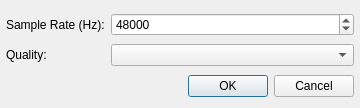
<?xml version="1.0" encoding="UTF-8"?>
<ui version="4.0">
 <class>SettingsDialog</class>
 <widget class="QDialog" name="SettingsDialog">
  <property name="geometry">
   <rect>
    <x>0</x>
    <y>0</y>
    <width>360</width>
    <height>108</height>
   </rect>
  </property>
  <property name="windowTitle">
   <string>SoX Resampler Plugin Settings</string>
  </property>
  <layout class="QGridLayout" name="gridLayout">
   <property name="leftMargin">
    <number>6</number>
   </property>
   <property name="rightMargin">
    <number>6</number>
   </property>
   <property name="bottomMargin">
    <number>6</number>
   </property>
   <item row="0" column="0">
    <widget class="QLabel" name="label">
     <property name="text">
      <string>Sample Rate (Hz):</string>
     </property>
    </widget>
   </item>
   <item row="0" column="1" colspan="2">
    <widget class="QSpinBox" name="srSpinBox">
     <property name="maximum">
      <number>96000</number>
     </property>
     <property name="singleStep">
      <number>100</number>
     </property>
     <property name="value">
      <number>48000</number>
     </property>
    </widget>
   </item>
   <item row="1" column="0">
    <widget class="QLabel" name="label_2">
     <property name="text">
      <string>Quality:</string>
     </property>
    </widget>
   </item>
   <item row="1" column="1" colspan="2">
    <widget class="QComboBox" name="qualityComboBox"/>
   </item>
   <item row="2" column="0" colspan="2">
    <spacer>
     <property name="orientation">
      <enum>Qt::Horizontal</enum>
     </property>
     <property name="sizeHint" stdset="0">
      <size>
       <width>228</width>
       <height>24</height>
      </size>
     </property>
    </spacer>
   </item>
   <item row="2" column="2">
    <widget class="QDialogButtonBox" name="buttonBox">
     <property name="sizePolicy">
      <sizepolicy hsizetype="Maximum" vsizetype="Fixed">
       <horstretch>0</horstretch>
       <verstretch>0</verstretch>
      </sizepolicy>
     </property>
     <property name="standardButtons">
      <set>QDialogButtonBox::Cancel|QDialogButtonBox::Ok</set>
     </property>
    </widget>
   </item>
  </layout>
 </widget>
 <resources/>
 <connections>
  <connection>
   <sender>buttonBox</sender>
   <signal>accepted()</signal>
   <receiver>SettingsDialog</receiver>
   <slot>accept()</slot>
   <hints>
    <hint type="sourcelabel">
     <x>270</x>
     <y>76</y>
    </hint>
    <hint type="destinationlabel">
     <x>91</x>
     <y>88</y>
    </hint>
   </hints>
  </connection>
  <connection>
   <sender>buttonBox</sender>
   <signal>rejected()</signal>
   <receiver>SettingsDialog</receiver>
   <slot>reject()</slot>
   <hints>
    <hint type="sourcelabel">
     <x>326</x>
     <y>78</y>
    </hint>
    <hint type="destinationlabel">
     <x>139</x>
     <y>60</y>
    </hint>
   </hints>
  </connection>
 </connections>
</ui>
